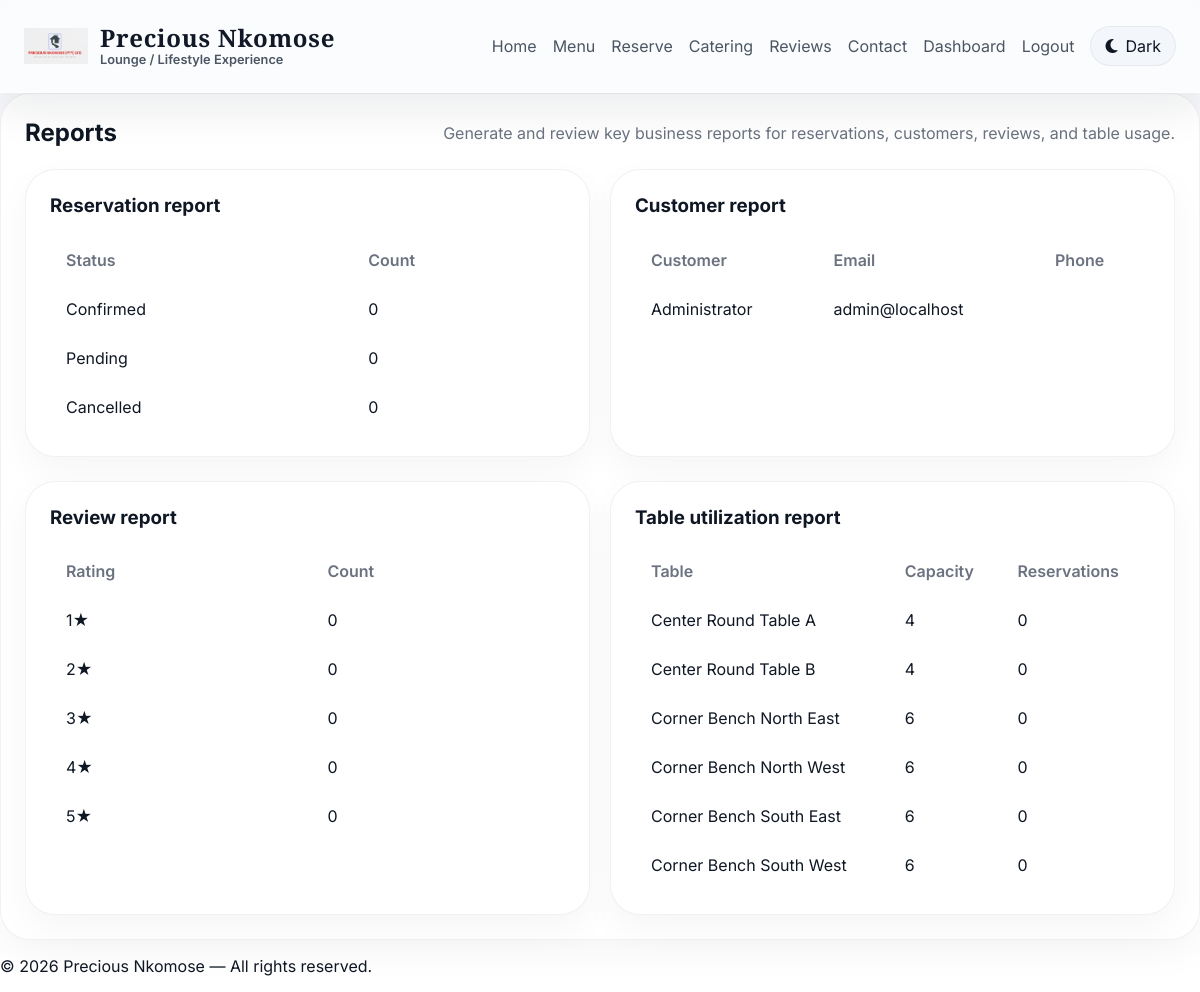
Screenshot of /admin/reports.php (signed in) with the database file from the repository.
### tables this page shows
CREATE TABLE `customers` (
  `id` VARCHAR(32) NOT NULL,
  `name` VARCHAR(200) NOT NULL,
  `email` VARCHAR(200) NOT NULL,
  `phone` VARCHAR(60) DEFAULT NULL,
  `password` VARCHAR(255) NOT NULL,
  `is_admin` TINYINT(1) NOT NULL DEFAULT 0,
  `email_verified` TINYINT(1) NOT NULL DEFAULT 0,
  `verification_token` VARCHAR(255) DEFAULT NULL,
  `created_at` DATETIME NOT NULL DEFAULT CURRENT_TIMESTAMP,
  PRIMARY KEY (`id`),
  UNIQUE KEY `idx_customers_email` (`email`)
);

CREATE TABLE `restaurant_tables` (
  `id` VARCHAR(32) NOT NULL,
  `label` VARCHAR(200) NOT NULL,
  `capacity` INT NOT NULL,
  `description` TEXT,
  `is_active` TINYINT(1) NOT NULL DEFAULT 1,
  PRIMARY KEY (`id`)
);

### includes/functions.php (called while the page is built, shortened)
<?php
function db(): PDO
{
    $pdo = db_conn();
    return $pdo;
}
function bind_statement_params(PDOStatement $stmt, array $params): void
{
    foreach ($params as $key => $value) {
        if (is_int($key)) {
            $key = $key + 1;
        }
        $type = PDO::PARAM_STR;
        $stmt->bindValue($key, $value, $type);
    }
}
function db_all(string $sql, array $params = []): array
{
    $start = microtime(true);
    $stmt = db()->prepare($sql);
    $stmt->execute();
    $rows = $stmt->fetchAll();
    $duration = microtime(true) - $start;
    return $rows;
}
function db_one(string $sql, array $params = [])
{
    $start = microtime(true);
    $stmt = db()->prepare($sql);
    bind_statement_params($stmt, $params);
    $stmt->execute();
    $row = $stmt->fetch() ?: null;
    $duration = microtime(true) - $start;
    return $row;
}
function log_db_timing(string $sql, array $params, float $duration): void
{
    $logPath = __DIR__ . '/../data/slow_queries.log';
    $msg = sprintf("%s | %.6f sec | %s | params=%s\n", date('c'), $duration, str_replace("\n", ' ', trim($sql)), json_encode($params));
}
function sanitize($value)
{
    return htmlspecialchars($value ?? '', ENT_QUOTES, 'UTF-8');
}
function get_customers(): array
{
    return db_all('SELECT id,name,email,phone,is_admin,created_at FROM customers ORDER BY created_at DESC');
}
function get_reservation_stats(): array
{
    $result = db_all("
        SELECT
            COALESCE(UPPER(status), 'CONFIRMED') as status,
            COUNT(*) as count
        FROM reservations
        GROUP BY status
    ");
    $stats = ['CONFIRMED' => 0, 'PENDING' => 0, 'CANCELLED' => 0];
    return $stats;
}
function get_review_stats(): array
{
    $result = db_one("
        SELECT
            COUNT(*) as total,
            AVG(rating) as average_rating
        FROM reviews
    ");
    $stats = [
        'total' => (int)($result['total'] ?? 0),
        'average_rating' => (float)($result['average_rating'] ?? 0)
    ];
    return $stats;
}

### admin/reports.php (the view, shortened to what this page needs)
<?php
require_once __DIR__ . '/../includes/functions.php';
$reservationStats = get_reservation_stats();
$reviewStats = get_review_stats();
$customers = get_customers();
$tables = db_all('SELECT * FROM restaurant_tables ORDER BY label');
require_once __DIR__ . '/../includes/header.php';
?>
<section class="card">
    <div class="section-title">
        <h2>Reports</h2>
        <p>Generate and review key business reports for reservations, customers, reviews, and table usage.</p>
    </div>
    <div class="analytics-grid">
        <div class="card analytics-card">
            <h3>Reservation report</h3>
            <table class="table">
                <thead><tr><th>Status</th><th>Count</th></tr></thead>
                <tbody>
                    <tr><td>Confirmed</td><td><?= (int)($reservationStats['CONFIRMED'] ?? 0) ?></td></tr>
                    <tr><td>Pending</td><td><?= (int)($reservationStats['PENDING'] ?? 0) ?></td></tr>
                    <tr><td>Cancelled</td><td><?= (int)($reservationStats['CANCELLED'] ?? 0) ?></td></tr>
                </tbody>
            </table>
        </div>
        <div class="card analytics-card">
            <h3>Customer report</h3>
            <table class="table">
                <thead><tr><th>Customer</th><th>Email</th><th>Phone</th></tr></thead>
                <tbody>
                    <?php foreach ($customers as $customer): ?>
                        <tr>
                            <td><?= sanitize($customer['name'] ?? '') ?></td>
                            <td><?= sanitize($customer['email'] ?? '') ?></td>
                            <td><?= sanitize($customer['phone'] ?? '') ?></td>
                        </tr>
                    <?php endforeach; ?>
                </tbody>
            </table>
        </div>
    </div>
    <div class="analytics-grid" style="margin-top:24px;">
        <div class="card analytics-card">
            <h3>Review report</h3>
            <table class="table">
                <thead><tr><th>Rating</th><th>Count</th></tr></thead>
                <tbody>
                    <?php foreach (($reviewStats['breakdown'] ?? [1=>0,2=>0,3=>0,4=>0,5=>0]) as $rating => $count): ?>
                        <tr><td><?= (int)$rating ?>★</td><td><?= (int)$count ?></td></tr>
                    <?php endforeach; ?>
                </tbody>
            </table>
        </div>
        <div class="card analytics-card">
            <h3>Table utilization report</h3>
            <table class="table">
                <thead><tr><th>Table</th><th>Capacity</th><th>Reservations</th></tr></thead>
                <tbody>
                    <?php foreach ($tables as $table): ?>
                        <tr>
                            <td><?= sanitize($table['label'] ?? '') ?></td>
                            <td><?= (int)$table['capacity'] ?></td>
                            <td><?= (int)db_one('SELECT COUNT(*) AS total FROM reservations WHERE preferred_section = ? AND status <> "Cancelled"', [$table['id']])['total'] ?></td>
                        </tr>
                    <?php endforeach; ?>
                </tbody>
            </table>
        </div>
    </div>
</section>
<?php require_once __DIR__ . '/../includes/footer.php';

### assets/css/style.css (style rules this page uses)
:root { color-scheme: light; --bg: #f6f8fb; --surface: #ffffff; --surface-muted: #f3f6fb; --text: #0f1724; --muted: #6b7280; --primary: #ff6a3d; --primary-soft: rgba(255,106,61,0.12); --accent: #ffd166; --danger: #ef4444; --border: rgba(16,24,40,0.06); --shadow: 0 20px 40px rgba(16,24,40,0.06); }
* { box-sizing: border-box; }
body { margin: 0; min-height: 100vh; background: linear-gradient(180deg, var(--bg) 0%, #ffffff 60%); color: var(--text); font-family: Inter, system-ui, -apple-system, BlinkMacSystemFont, 'Segoe UI', sans-serif; }
.section-title { display: flex; align-items: center; justify-content: space-between; gap: 12px; margin-bottom: 18px; }
.section-title h2 { margin: 0; font-size: 1.5rem; }
.section-title p { margin: 0; color: var(--muted); }
.card { border-radius: 30px; padding: 24px; background: var(--surface); border: 1px solid var(--border); box-shadow: 0 14px 36px rgba(16,24,40,0.04); }
.card h3 { margin-top: 0; }
.card p { color: var(--muted); line-height: 1.75; }
.analytics-grid { display: grid; gap: 20px; grid-template-columns: repeat(2, minmax(0, 1fr)); margin-top: 22px; }
.analytics-card { padding: 24px; }
.table { width: 100%; border-collapse: collapse; margin-top: 18px; }
.table th, .table td { padding: 14px 16px; border-bottom: 1px solid rgba(255,255,255,0.08); text-align: left; }
.table th { color: var(--muted); font-weight: 600; }

### rows the page displays
customers: name "Administrator", email "admin@localhost"
restaurant_tables: label "Center Round Table A", capacity "4", total "0"
restaurant_tables: label "Center Round Table B", capacity "4", total "0"
restaurant_tables: label "Corner Bench North East", capacity "6", total "0"
restaurant_tables: label "Corner Bench North West", capacity "6", total "0"
restaurant_tables: label "Corner Bench South East", capacity "6", total "0"
restaurant_tables: label "Corner Bench South West", capacity "6", total "0"

### other values shown
$reservationStats['CONFIRMED'] "0"
$reservationStats['PENDING'] "0"
$reservationStats['CANCELLED'] "0"
$rating "1"
$count "0"
$rating "2"
$rating "3"
$rating "4"
$rating "5"
site_config()['restaurant']['name'] "Precious Nkomose"
